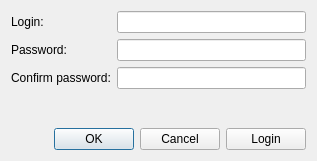
<?xml version="1.0" encoding="UTF-8"?>
<ui version="4.0">
 <class>RegistrationForm</class>
 <widget class="QWidget" name="RegistrationForm">
  <property name="geometry">
   <rect>
    <x>0</x>
    <y>0</y>
    <width>317</width>
    <height>161</height>
   </rect>
  </property>
  <property name="windowTitle">
   <string>Form</string>
  </property>
  <layout class="QVBoxLayout" name="verticalLayout">
   <item>
    <layout class="QFormLayout" name="formLayout">
     <item row="0" column="0">
      <widget class="QLabel" name="label">
       <property name="text">
        <string>Login:</string>
       </property>
      </widget>
     </item>
     <item row="1" column="0">
      <widget class="QLabel" name="label_2">
       <property name="text">
        <string>Password:</string>
       </property>
      </widget>
     </item>
     <item row="2" column="0">
      <widget class="QLabel" name="label_3">
       <property name="text">
        <string>Confirm password:</string>
       </property>
      </widget>
     </item>
     <item row="0" column="1">
      <widget class="QLineEdit" name="loginEdit"/>
     </item>
     <item row="1" column="1">
      <widget class="QLineEdit" name="passwordEdit">
       <property name="echoMode">
        <enum>QLineEdit::Password</enum>
       </property>
      </widget>
     </item>
     <item row="2" column="1">
      <widget class="QLineEdit" name="passwordConfirmEdit">
       <property name="echoMode">
        <enum>QLineEdit::Password</enum>
       </property>
      </widget>
     </item>
    </layout>
   </item>
   <item>
    <spacer name="verticalSpacer">
     <property name="orientation">
      <enum>Qt::Vertical</enum>
     </property>
     <property name="sizeHint" stdset="0">
      <size>
       <width>20</width>
       <height>40</height>
      </size>
     </property>
    </spacer>
   </item>
   <item>
    <layout class="QHBoxLayout" name="horizontalLayout">
     <item>
      <widget class="QDialogButtonBox" name="buttonBox">
       <property name="standardButtons">
        <set>QDialogButtonBox::Cancel|QDialogButtonBox::Ok</set>
       </property>
      </widget>
     </item>
     <item>
      <widget class="QPushButton" name="loginButton">
       <property name="text">
        <string>Login</string>
       </property>
      </widget>
     </item>
    </layout>
   </item>
  </layout>
 </widget>
 <resources/>
 <connections/>
</ui>
